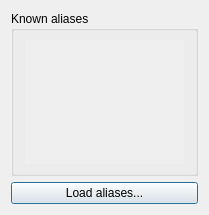
<?xml version="1.0" encoding="UTF-8"?>
<ui version="4.0">
 <class>AliasDialog</class>
 <widget class="QDialog" name="AliasDialog">
  <property name="geometry">
   <rect>
    <x>0</x>
    <y>0</y>
    <width>209</width>
    <height>215</height>
   </rect>
  </property>
  <property name="sizePolicy">
   <sizepolicy hsizetype="Preferred" vsizetype="Preferred">
    <horstretch>0</horstretch>
    <verstretch>0</verstretch>
   </sizepolicy>
  </property>
  <property name="windowTitle">
   <string>VCS Aliases</string>
  </property>
  <layout class="QVBoxLayout" name="verticalLayout">
   <item>
    <widget class="QGroupBox" name="groupBox">
     <property name="title">
      <string>Known aliases</string>
     </property>
     <layout class="QVBoxLayout" name="verticalLayout_2">
      <property name="leftMargin">
       <number>11</number>
      </property>
      <property name="rightMargin">
       <number>11</number>
      </property>
      <item>
       <widget class="QScrollArea" name="scrollArea_knownAliases">
        <property name="frameShape">
         <enum>QFrame::NoFrame</enum>
        </property>
        <property name="verticalScrollBarPolicy">
         <enum>Qt::ScrollBarAsNeeded</enum>
        </property>
        <property name="widgetResizable">
         <bool>true</bool>
        </property>
        <widget class="QWidget" name="scrollAreaWidgetContents">
         <property name="geometry">
          <rect>
           <x>0</x>
           <y>0</y>
           <width>161</width>
           <height>127</height>
          </rect>
         </property>
         <layout class="QVBoxLayout" name="verticalLayout_3">
          <property name="leftMargin">
           <number>0</number>
          </property>
          <property name="topMargin">
           <number>0</number>
          </property>
          <property name="rightMargin">
           <number>0</number>
          </property>
          <property name="bottomMargin">
           <number>0</number>
          </property>
         </layout>
        </widget>
       </widget>
      </item>
     </layout>
    </widget>
   </item>
   <item>
    <layout class="QHBoxLayout" name="horizontalLayout">
     <item>
      <widget class="QPushButton" name="pushButton_load">
       <property name="sizePolicy">
        <sizepolicy hsizetype="Minimum" vsizetype="Fixed">
         <horstretch>0</horstretch>
         <verstretch>0</verstretch>
        </sizepolicy>
       </property>
       <property name="text">
        <string>Load aliases...</string>
       </property>
      </widget>
     </item>
    </layout>
   </item>
  </layout>
 </widget>
 <resources/>
 <connections/>
</ui>
